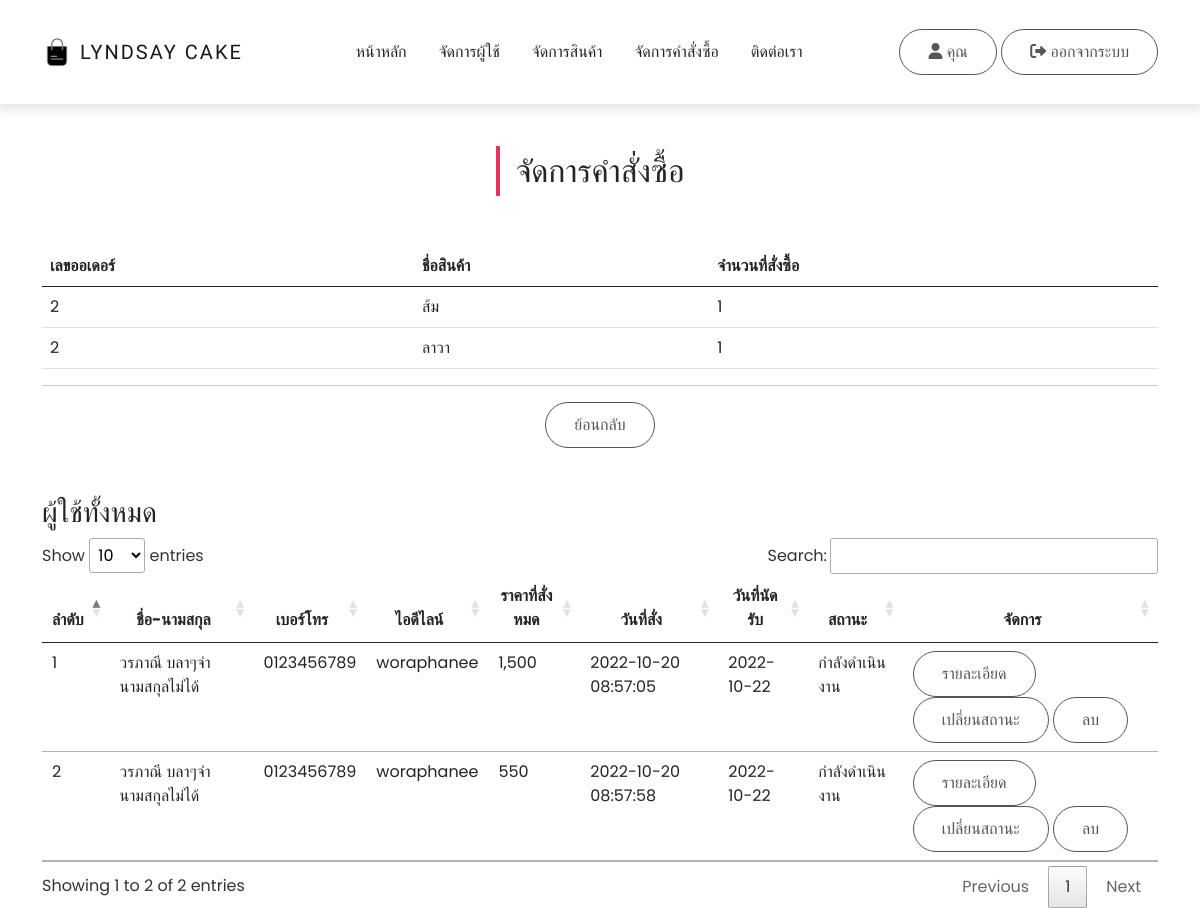
Screenshot of /admin/orderController.php?detail_order=2 with the database file from the repository.
### tables this page shows
CREATE TABLE `order_detail` (
  `d_id` int(10) NOT NULL,
  `o_id` int(11) NOT NULL,
  `product_id` int(11) NOT NULL,
  `d_qty` int(11) NOT NULL,
  `d_subtotal` float NOT NULL
);

CREATE TABLE `products` (
  `product_id` int(11) NOT NULL,
  `product_name` varchar(255) NOT NULL,
  `product_detail` text NOT NULL,
  `product_price` int(11) NOT NULL,
  `product_image` text NOT NULL,
  `cate_id` int(11) NOT NULL
);

CREATE TABLE `order_head` (
  `o_id` int(10) NOT NULL,
  `o_dttm` datetime NOT NULL,
  `o_name` varchar(255) NOT NULL,
  `o_email` varchar(255) NOT NULL,
  `o_phone` varchar(10) NOT NULL,
  `o_lineid` varchar(255) NOT NULL,
  `o_datemeet` varchar(255) NOT NULL,
  `o_prove` text NOT NULL,
  `o_status` int(11) NOT NULL,
  `o_qty` int(11) NOT NULL,
  `o_total` float NOT NULL
);

### admin/orderController.php (the view, shortened to what this page needs)
<?php
include_once('../system/config.php');
?>
<!DOCTYPE html>
<html lang="en">
<head>
  <link rel="stylesheet" href="../css/bootstrap.min.css">
  <link rel="stylesheet" href="../css/all.min.css">
  <link rel="stylesheet" href="../css/fontawesome.min.css">
  <link rel="stylesheet" href="../css/jquery.dataTables.min.css">
  <link rel="stylesheet" href="../css/main.css">
</head>
<body>
  <?php include('includes/navbar.inc.php'); ?>
  <section id="section" class="py-5">
    <div class="container">
      <div class="title text-center">
        <h2 class="position-relative d-inline-block">จัดการคำสั่งซื้อ</h2>
      </div>
    </div>
  </section>
  <?php
  if(isset($_GET['detail_order'])) {
    $detail_order_id = $_GET['detail_order'];
  ?>
  <div class="container">
    <table class="table">
      <thead>
        <tr>
          <th>เลขออเดอร์</th>
          <th>ชื่อสินค้า</th>
          <th>จำนวนที่สั่งซื้อ</th>
        </tr>
      </thead>
      <tbody>
        <?php
          $list_order_detail_sql = "SELECT * FROM order_head INNER JOIN order_detail ON order_head.o_id = order_detail.o_id INNER JOIN products ON order_detail.product_id = products.product_id WHERE order_head.o_id = $detail_order_id";
          $list_order_detail_query = mysqli_query($conn, $list_order_detail_sql);
          while($list_order_detail_row = mysqli_fetch_array($list_order_detail_query)) {
        ?>
        <tr>
          <td><?= $list_order_detail_row['o_id']; ?></td>
          <td><?= $list_order_detail_row['product_name']; ?></td>
          <td><?= $list_order_detail_row['d_qty']; ?></td>
        </tr>
        <?php } ?>
      </tbody>
    </table>
    <hr>
    <div class="text-center">
      <a href="orderController.php" class="btn btn-primary mb-5">ย้อนกลับ</a>
    </div>
  </div>
  <?php } ?>
  <div class="container">
    <h3>ผู้ใช้ทั้งหมด</h3>
    <table class="table table-hover" id="myTable">
      <thead>
        <tr>
          <th class="text-center">ลำดับ</th>
          <th class="text-center">ชื่อ-นามสกุล</th>
          <th class="text-center">เบอร์โทร</th>
          <th class="text-center">ไอดีไลน์</th>
          <th class="text-center">ราคาที่สั่งหมด</th>
          <th class="text-center">วันที่สั่ง</th>
          <th class="text-center">วันที่นัดรับ</th>
          <th class="text-center">สถานะ</th>
          <th class="text-center">จัดการ</th>
        </tr>
      </thead>
      <tbody>
        <?php
        $sql = "SELECT * FROM `order_head` ORDER BY `o_id` DESC";
        $query = mysqli_query($conn, $sql);
        while($row = mysqli_fetch_array($query)) {
        ?>
        <tr>
          <td><?= $row['o_id']; ?></td>
          <td><?= $row['o_name']; ?></td>
          <td><?= $row['o_phone']; ?></td>
          <td><?= $row['o_lineid']; ?></td>
          <td><?= number_format($row['o_total']); ?></td>
          <td><?= $row['o_dttm']; ?></td>
          <td><?= $row['o_datemeet']; ?></td>
          <td>
            <?php
            if($row['o_status'] == 1) {
              echo "เสร็จสิ้นแล้ว";
            } else {
              echo "กำลังดำเนินงาน";
            }
            ?>
          </td>
          <td>
            <a href="orderController.php?detail_order=<?= $row['o_id']; ?>" class="btn btn-primary">รายละเอียด</a>
            <a href="#" class="btn btn-primary">เปลี่ยนสถานะ</a>
            <a href="#" class="btn btn-primary">ลบ</a>
          </td>
        </tr>
        <?php } ?>
      </tbody>
    </table>
  </div>
</body>
</html>

### css/main.css (style rules this page uses)
:root { --lg-font: 'Kaisei Tokumin', serif; --sm-font: 'Poppins', sans-serif; --pink: #e5345b; }
body { font-family: var(--sm-font); }
.btn:not(.nav-btns button) { background-color: #fff; color: rgb(85, 85, 85); padding: 10px 28px; border-radius: 25px; border: 1px solid rgb(85, 85, 85); }
.title h2::before { position: absolute; content: ""; width: 4px; height: 50px; background-color: var(--pink); left: -20px; top: 50%; -webkit-transform: translateY(-50%); -ms-transform: translateY(-50%); transform: translateY(-50%); }

### rows the page displays
order_detail: o "2", product.product_name "ส้ม", d_qty "1"
order_detail: o "2", product.product_name "ลาวา", d_qty "1"
order_head: o_id "2", o_name "วรภาณี บลาๆจำนามสกุลไม่ได้", o_phone "0123456789", o_lineid "woraphanee", o_total "550", o_dttm "2022-10-20 08:57:58", o_datemeet "2022-10-22", o_status "กำลังดำเนินงาน"
order_head: o_id "1", o_name "วรภาณี บลาๆจำนามสกุลไม่ได้", o_phone "0123456789", o_lineid "woraphanee", o_total "1,500", o_dttm "2022-10-20 08:57:05", o_datemeet "2022-10-22", o_status "กำลังดำเนินงาน"
